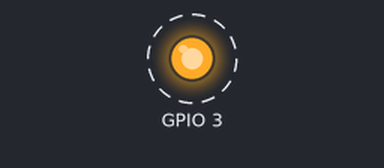
Recording of a program running on a simulated Raspberry Pi (BCM pin numbers), started with the argument 3. Shown: output pins drawn as LEDs (lit = HIGH). Dashed ring = blinking.

Above: at 0.2 s.
Timing chart, 0 to 3.0 s (numbered marks = the images above):
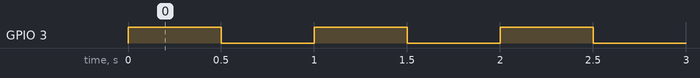

The program:

lit.py
```python
import RPi.GPIO as GPIO
import time
import sys
GPIO.setmode(GPIO.BCM)
G = int(sys.argv[1])
GPIO.setup(G,GPIO.OUT)
try:
	while(True):
		GPIO.output(G,1)
		time.sleep(0.5)
		GPIO.output(G,0)
		time.sleep(0.5)
except KeyboardInterrupt:
	GPIO.cleanup()
```

Measured:
- by itself, GPIO 3: alternates HIGH for 0.50 s and LOW for 0.50 s
